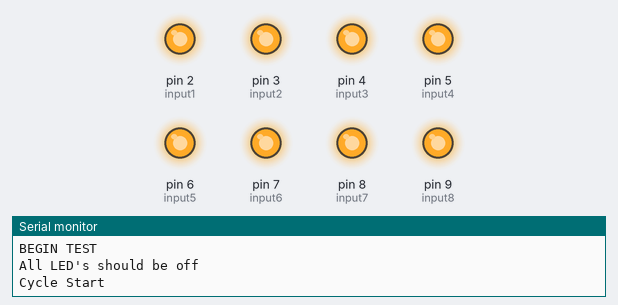
A sketch run on a simulated Arduino Uno, built with avr-gcc and run on an emulated ATmega328P. On the bench: output pins drawn as LEDs (lit = HIGH), the last lines printed to the serial monitor.

Above: at 7.0 s.
At 10.0 s:
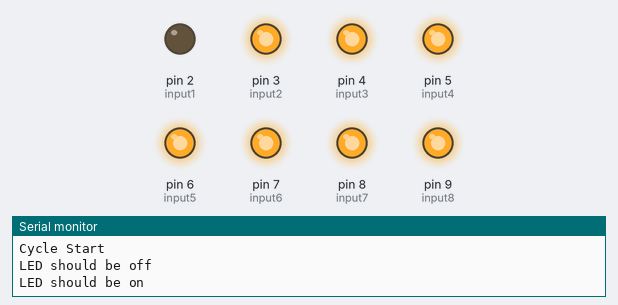
At 18.0 s:
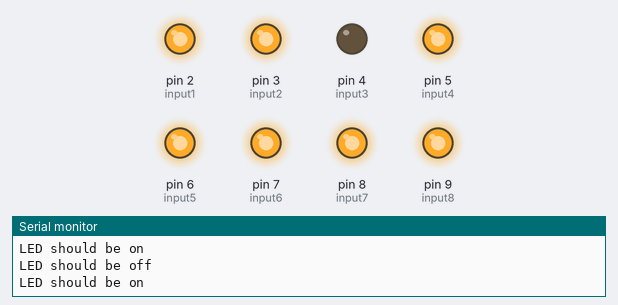
At 30.0 s:
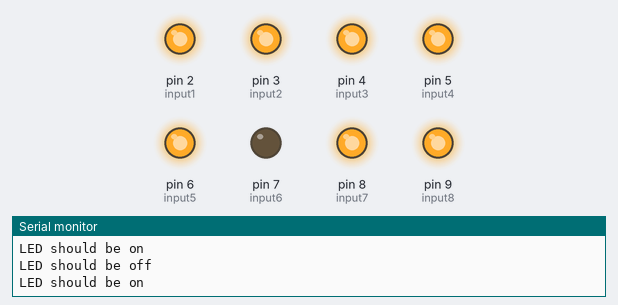
At 38.0 s:
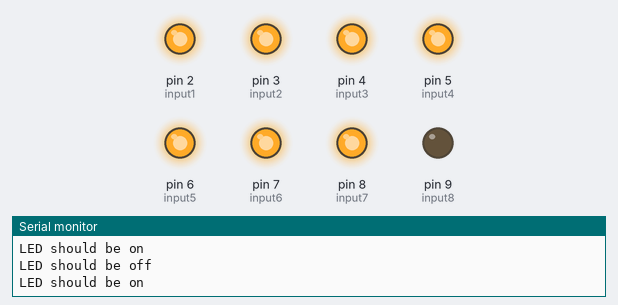
At 50.0 s:
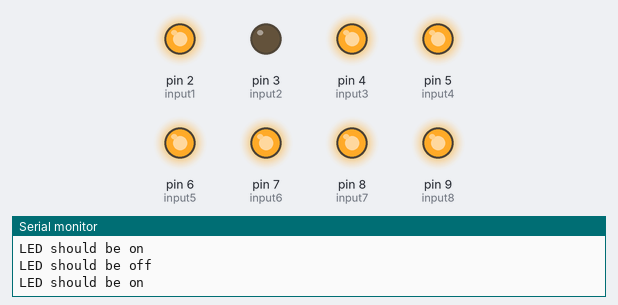
Timing chart, 0 to 51.8 s (numbered marks = the images above):
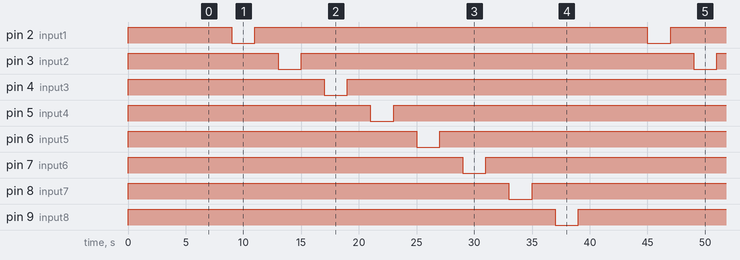

Measured:
- by itself, pin 2 (input1), pin 3 (input2), pin 4 (input3), pin 5 (input4), pin 6 (input5), pin 7 (input6), pin 8 (input7), pin 9 (input8): alternates HIGH for 34.0 s and LOW for 2.0 s
- by itself, everything shown: repeats every 36.0 s, in 16 steps

The sketch:

74HC30.ino
```cpp
#define input1 2
#define input2 3
#define input3 4
#define input4 5
#define input5 6
#define input6 7
#define input7 8
#define input8 9

void resetLEDs(){
  digitalWrite(input1, HIGH);
  digitalWrite(input2, HIGH);
  digitalWrite(input3, HIGH);
  digitalWrite(input4, HIGH);
  digitalWrite(input5, HIGH);
  digitalWrite(input6, HIGH);
  digitalWrite(input7, HIGH);
  digitalWrite(input8, HIGH);
}

void setup() {
  // put your setup code here, to run once:
  pinMode(input1, OUTPUT);
  pinMode(input2, OUTPUT);
  pinMode(input3, OUTPUT);
  pinMode(input4, OUTPUT);
  pinMode(input5, OUTPUT);
  pinMode(input6, OUTPUT);
  pinMode(input7, OUTPUT);
  pinMode(input8, OUTPUT);
  Serial.begin(9600);
  Serial.println("BEGIN TEST");
  resetLEDs();
  Serial.println("All LED's should be off");
  delay(5000);

}


void loop() {
  Serial.println("Cycle Start");
  delay(2000);
  resetLEDs();
  Serial.println("LED should be off");
  delay(2000);
  digitalWrite(input1, LOW);
  Serial.println("LED should be on");
  delay(2000);
  resetLEDs();
  Serial.println("LED should be off");
  delay(2000);
  digitalWrite(input2, LOW);
  Serial.println("LED should be on");
  delay(2000);
  resetLEDs();
  Serial.println("LED should be off");
  delay(2000);
  digitalWrite(input3, LOW);
  Serial.println("LED should be on");
  delay(2000);
  resetLEDs();
  Serial.println("LED should be off");
  delay(2000);
  digitalWrite(input4, LOW);
  Serial.println("LED should be on");
  delay(2000);
  resetLEDs();
  Serial.println("LED should be off");
  delay(2000);
  digitalWrite(input5, LOW);
  Serial.println("LED should be on");
  delay(2000);
  resetLEDs();
  Serial.println("LED should be off");
  delay(2000);
  digitalWrite(input6, LOW);
  Serial.println("LED should be on");
  delay(2000);
  resetLEDs();
  Serial.println("LED should be off");
  delay(2000);
  digitalWrite(input7, LOW);
  Serial.println("LED should be on");
  delay(2000);
  resetLEDs();
  Serial.println("LED should be off");
  delay(2000);
  digitalWrite(input8, LOW);
  Serial.println("LED should be on");
  delay(2000);
  resetLEDs();
  Serial.println("LED should be off");
  delay(2000);
  Serial.println("Cycle Complete");
}
```
